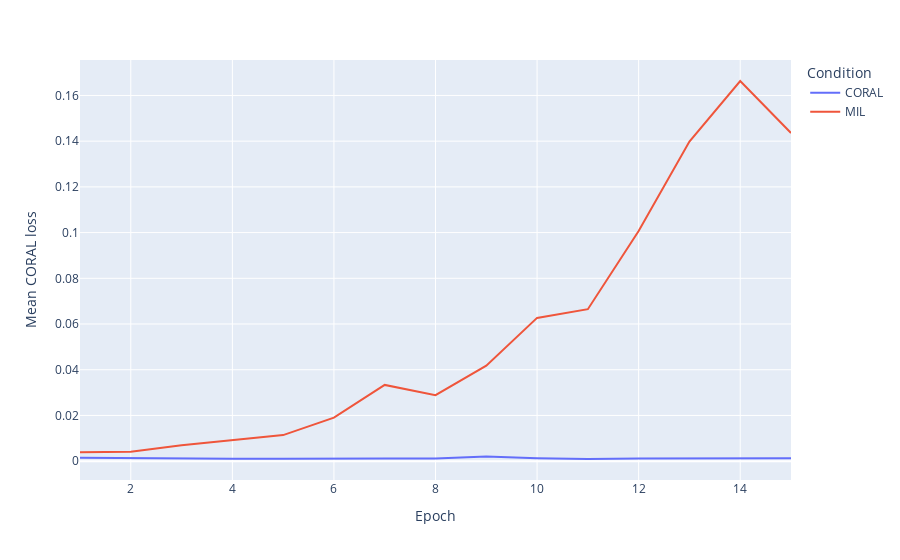

The notebook cell saved with this chart:
### Code cell
pm = philips_merged.rename({'training/mean_coral_Class_w': 'CORAL',
                      'training/mean_coral_Class_w/o': 'MIL'},axis=1)
px.line(pm,x='x',y=['CORAL','MIL'],labels={'value': 'Mean CORAL loss','variable':'Condition','x':'Epoch'})

### Figure 1 — Plotly figure (JSON) as saved in the notebook; plotly's stock layout.template omitted (floating-point values rounded to 4 significant figures)
{"data": [{"hovertemplate": "Condition=CORAL<br>Epoch=%{x}<br>Mean CORAL loss=%{y}<extra></extra>", "legendgroup": "CORAL", "line": {"color": "#636efa", "dash": "solid"}, "mode": "lines", "name": "CORAL", "orientation": "v", "showlegend": true, "type": "scatter", "x": [1, 2, 3, 4, 5, 6, 7, 8, 9, 10, 11, 12, 13, 14, 15], "xaxis": "x", "y": [0.001535, 0.001268, 0.001327, 0.001063, 0.001057, 0.001231, 0.001203, 0.001128, 0.001989, 0.001267, 0.0009401, 0.001193, 0.001124, 0.001046, 0.001227], "yaxis": "y"}, {"hovertemplate": "Condition=MIL<br>Epoch=%{x}<br>Mean CORAL loss=%{y}<extra></extra>", "legendgroup": "MIL", "line": {"color": "#EF553B", "dash": "solid"}, "mode": "lines", "name": "MIL", "orientation": "v", "showlegend": true, "type": "scatter", "x": [1, 2, 3, 4, 5, 6, 7, 8, 9, 10, 11, 12, 13, 14, 15], "xaxis": "x", "y": [0.003903, 0.004115, 0.006941, 0.009052, 0.01141, 0.01901, 0.03335, 0.02885, 0.04175, 0.06268, 0.06648, 0.1007, 0.1398, 0.1663, 0.1436], "yaxis": "y"}], "layout": {"legend": {"title": {"text": "Condition"}, "tracegroupgap": 0}, "margin": {"t": 60}, "xaxis": {"anchor": "y", "domain": [0, 1], "title": {"text": "Epoch"}}, "yaxis": {"anchor": "x", "domain": [0, 1], "title": {"text": "Mean CORAL loss"}}}}
